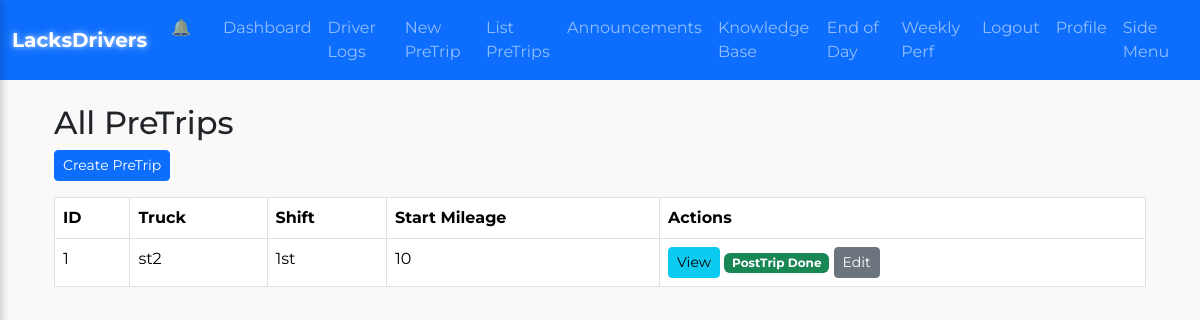
/list_pretrips (signed in), run on an earlier commit of the app's database.
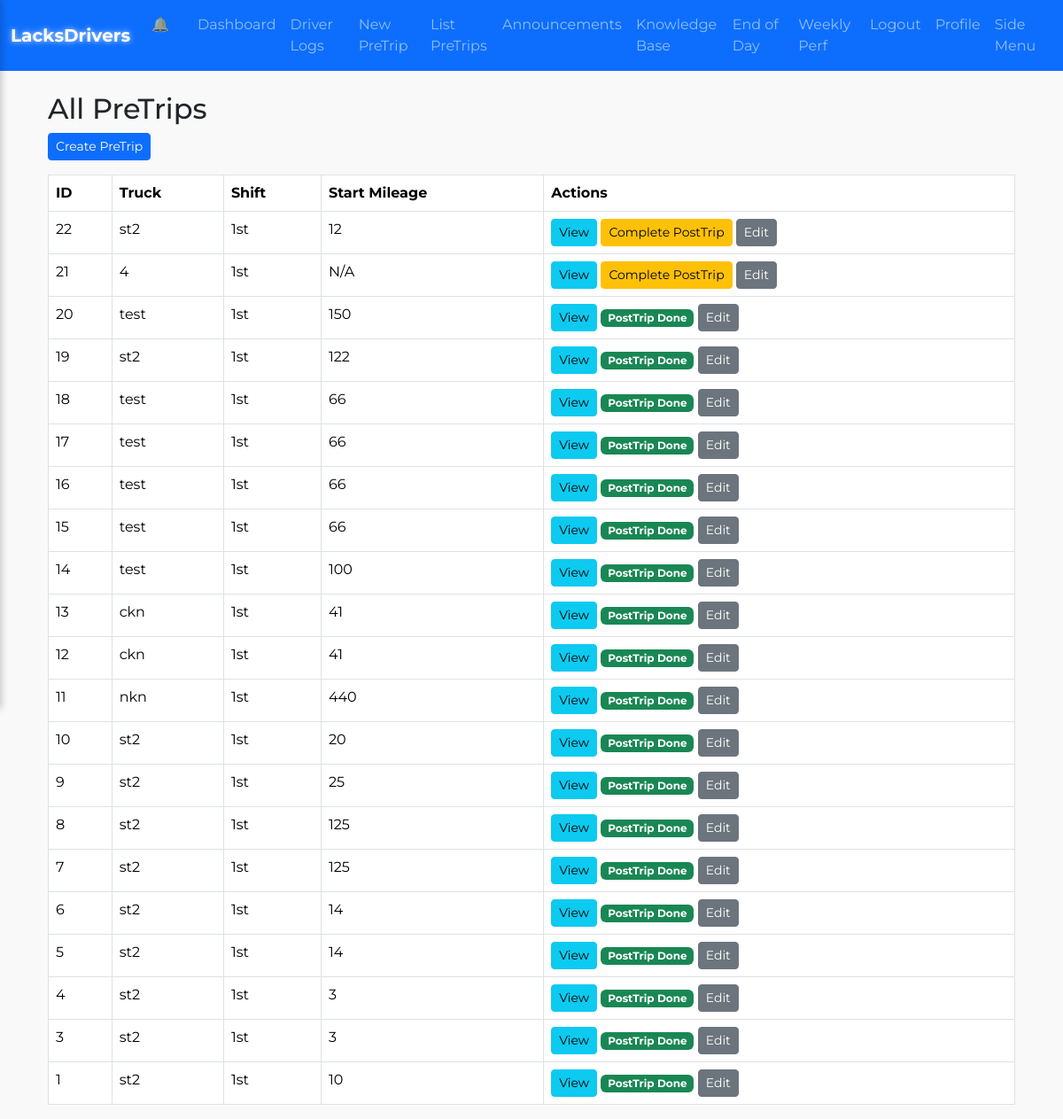
And on a later commit of the database.
### lacksdrivers.py (models this page shows)
class PreTrip(db.Model):
    __tablename__ = "pretrip"
    id = db.Column(db.Integer, primary_key=True)
    user_id = db.Column(db.Integer, db.ForeignKey("user.id"))
    pretrip_date = db.Column(db.Date, default=date.today)
    shift = db.Column(db.String(10), default="1st")
    truck_type = db.Column(db.String(20), default="Semi")
    truck_name = db.Column(db.String(50))
    start_mileage = db.Column(db.Integer, nullable=True)
    cab_doors_windows = db.Column(db.Boolean, default=False)
    body_doors = db.Column(db.Boolean, default=False)
    oil_leak = db.Column(db.Boolean, default=False)
    grease_leak = db.Column(db.Boolean, default=False)
    coolant_leak = db.Column(db.Boolean, default=False)
    fuel_leak = db.Column(db.Boolean, default=False)
    gc_no_defects = db.Column(db.Boolean, default=False)
    gauges_ok = db.Column(db.Boolean, default=False)
    wipers_ok = db.Column(db.Boolean, default=False)
    horn_ok = db.Column(db.Boolean, default=False)
    heater_defrost_ok = db.Column(db.Boolean, default=False)
    mirrors_ok = db.Column(db.Boolean, default=False)
    seat_belts_ok = db.Column(db.Boolean, default=False)
    in_cab_no_defects = db.Column(db.Boolean, default=False)
    radiator_ok = db.Column(db.Boolean, default=False)
    belts_ok = db.Column(db.Boolean, default=False)
    hoses_ok = db.Column(db.Boolean, default=False)
    air_filter_ok = db.Column(db.Boolean, default=False)
    fuel_system_ok = db.Column(db.Boolean, default=False)
    ec_no_defects = db.Column(db.Boolean, default=False)
    lights_working = db.Column(db.Boolean, default=False)
    tires_ok = db.Column(db.Boolean, default=False)
    reflectors_ok = db.Column(db.Boolean, default=False)
    suspension_ok = db.Column(db.Boolean, default=False)
    brakes_ok = db.Column(db.Boolean, default=False)
    battery_ok = db.Column(db.Boolean, default=False)
    exhaust_ok = db.Column(db.Boolean, default=False)
    air_lines_ok = db.Column(db.Boolean, default=False)
    light_line_ok = db.Column(db.Boolean, default=False)
    fifth_wheel_ok = db.Column(db.Boolean, default=False)
    coupling_ok = db.Column(db.Boolean, default=False)
    tie_downs_ok = db.Column(db.Boolean, default=False)
    rear_end_protection_ok = db.Column(db.Boolean, default=False)
    exterior_no_defects = db.Column(db.Boolean, default=False)
    towed_bodydoors = db.Column(db.Boolean, default=False)
    towed_tiedowns = db.Column(db.Boolean, default=False)
    towed_lights = db.Column(db.Boolean, default=False)
    towed_reflectors = db.Column(db.Boolean, default=False)
    towed_suspension = db.Column(db.Boolean, default=False)
    towed_tires = db.Column(db.Boolean, default=False)
    towed_wheels = db.Column(db.Boolean, default=False)
    towed_brakes = db.Column(db.Boolean, default=False)
    towed_landing_gear = db.Column(db.Boolean, default=False)
    towed_kingpin = db.Column(db.Boolean, default=False)
    towed_fifthwheel = db.Column(db.Boolean, default=False)
    towed_othercoupling = db.Column(db.Boolean, default=False)
    towed_rearend = db.Column(db.Boolean, default=False)
    towed_no_defects = db.Column(db.Boolean, default=False)
    damage_report = db.Column(db.Text, nullable=True)
    oil_system_status = db.Column(Enum(*ITEM_STATUSES, name="oil_system_enum"), default="operational")
    tires_status = db.Column(Enum(*ITEM_STATUSES, name="tires_enum"), default="operational")
    created_at = db.Column(db.DateTime, default=datetime.utcnow)
    updated_at = db.Column(db.DateTime, onupdate=datetime.utcnow)
    posttrip = db.relationship("PostTrip", uselist=False, backref="pretrip")

### lacksdrivers.py (the view)
@app.route("/list_pretrips")
@login_required
def list_pretrips():
    if current_user.role == "management":
        pretrips = PreTrip.query.order_by(PreTrip.created_at.desc()).all()
    else:
        pretrips = PreTrip.query.filter_by(user_id=current_user.id).order_by(PreTrip.created_at.desc()).all()
    return render_template("list_pretrips.html", pretrips=pretrips)

### lacksdrivers.py (called while the page is built)
@app.context_processor
def inject_plant_addresses():
    return dict(PLANT_ADDRESSES=PLANT_ADDRESSES)

@login_manager.user_loader
def load_user(user_id):
    return User.query.get(int(user_id))

### templates/list_pretrips.html
{% extends "base.html" %}
{% block content %}
<div class="container">
  <h2 class="mt-3">All PreTrips</h2>
  <a href="{{ url_for('new_pretrip') }}" class="btn btn-sm btn-primary mb-3">
    Create PreTrip
  </a>
  {% if pretrips %}
    <table class="table table-bordered">
      <thead>
        <tr>
          <th>ID</th>
          <th>Truck</th>
          <th>Shift</th>
          <th>Start Mileage</th>
          <th>Actions</th>
        </tr>
      </thead>
      <tbody>
        {% for pt in pretrips %}
        <tr>
          <td>{{ pt.id }}</td>
          <td>{{ pt.truck_name }}</td>
          <td>{{ pt.shift }}</td>
          <td>{{ pt.start_mileage or "N/A" }}</td>
          <td>
            <a href="{{ url_for('view_pretrip', pretrip_id=pt.id) }}" class="btn btn-sm btn-info">View</a>
            {% if pt.posttrip %}
              <span class="badge bg-success">PostTrip Done</span>
            {% else %}
              <a href="{{ url_for('do_posttrip', pretrip_id=pt.id) }}" class="btn btn-sm btn-warning">
                Complete PostTrip
              </a>
            {% endif %}
            {% if current_user.role == 'management' or pt.user_id == current_user.id %}
              <a href="{{ url_for('edit_pretrip_entry', pretrip_id=pt.id) }}" class="btn btn-sm btn-secondary">
                Edit
              </a>
            {% endif %}
          </td>
        </tr>
        {% endfor %}
      </tbody>
    </table>
  {% else %}
    <p>No PreTrip records.</p>
  {% endif %}
</div>
{% endblock %}

What changed in the data, as far as the page shows it:
added PreTrip: id "22", truck_name "st2", shift "1st", start_mileage "12"
added PreTrip: id "21", truck_name "4", shift "1st", start_mileage "N/A"
added PreTrip: id "20", truck_name "test", shift "1st", start_mileage "150", shows "PostTrip Done"
added PreTrip: id "19", truck_name "st2", shift "1st", start_mileage "122", shows "PostTrip Done"
added PreTrip: id "18", truck_name "test", shift "1st", start_mileage "66", shows "PostTrip Done"
added PreTrip: id "17", truck_name "test", shift "1st", start_mileage "66", shows "PostTrip Done"
added PreTrip: id "16", truck_name "test", shift "1st", start_mileage "66", shows "PostTrip Done"
added PreTrip: id "15", truck_name "test", shift "1st", start_mileage "66", shows "PostTrip Done"
added PreTrip: id "14", truck_name "test", shift "1st", start_mileage "100", shows "PostTrip Done"
added PreTrip: id "13", truck_name "ckn", shift "1st", start_mileage "41", shows "PostTrip Done"
added PreTrip: id "12", truck_name "ckn", shift "1st", start_mileage "41", shows "PostTrip Done"
added PreTrip: id "11", truck_name "nkn", shift "1st", start_mileage "440", shows "PostTrip Done"
added PreTrip: id "10", truck_name "st2", shift "1st", start_mileage "20", shows "PostTrip Done"
added PreTrip: id "9", truck_name "st2", shift "1st", start_mileage "25", shows "PostTrip Done"
added PreTrip: id "8", truck_name "st2", shift "1st", start_mileage "125", shows "PostTrip Done"
added PreTrip: id "7", truck_name "st2", shift "1st", start_mileage "125", shows "PostTrip Done"
added PreTrip: id "6", truck_name "st2", shift "1st", start_mileage "14", shows "PostTrip Done"
added PreTrip: id "5", truck_name "st2", shift "1st", start_mileage "14", shows "PostTrip Done"
added PreTrip: id "4", truck_name "st2", shift "1st", start_mileage "3", shows "PostTrip Done"
added PreTrip: id "3", truck_name "st2", shift "1st", start_mileage "3", shows "PostTrip Done"
